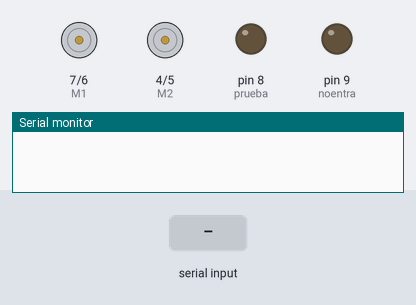
The sketch below on a simulated Arduino Uno, built with avr-gcc and run on an emulated ATmega328P. Shown: direction and speed pins drawn as motors (green arrow = direction pin HIGH = forward, orange = LOW = backward, longer = more drive), output pins drawn as LEDs (lit = HIGH), the last lines printed to the serial monitor. The test bench sets the inputs (shaded band).

Above: at 1.2 s.
1.3 s: "W" received over Serial
At 3.4 s:
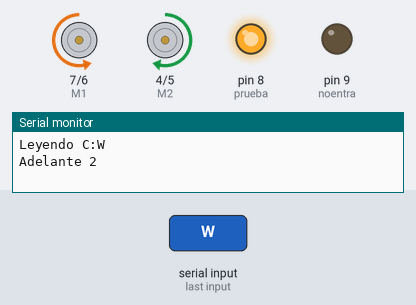
3.8 s: "S" received over Serial
At 5.6 s:
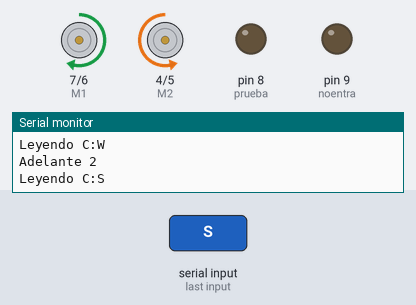
6.8 s: "A" received over Serial
At 8.8 s:
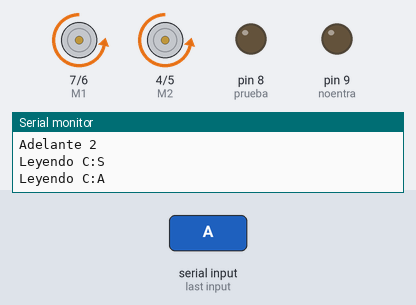
9.3 s: "D" received over Serial
At 10.6 s:
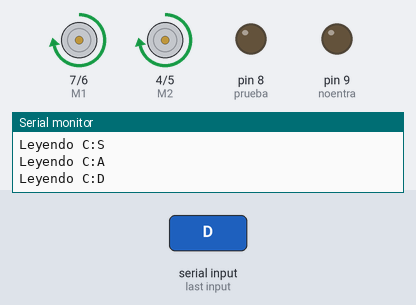
11.7 s: "Q" received over Serial
At 13.7 s:
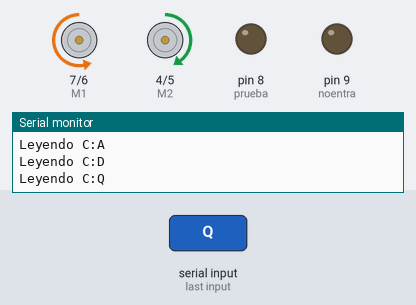
14.2 s: "E" received over Serial
At 15.6 s:
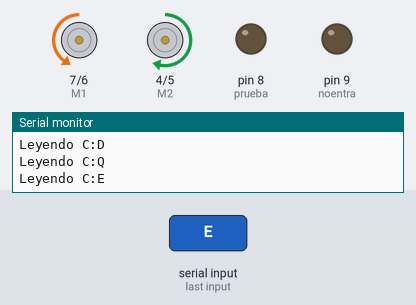
Timing chart, 0 to 17.2 s (numbered marks = the images above; inputs shaded):
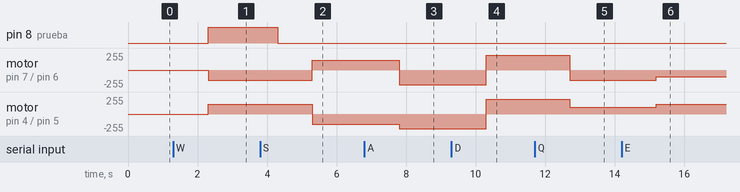

Measured:
- after the input at 1.3 s, pin 8 (prueba): LOW → HIGH after 1.0 s; motor on pin 7 (M1) / pin 6 (E1): stopped → backward 150/255 after 1.0 s; motor on pin 4 (M2) / pin 5 (E2): stopped → forward 150/255 after 1.0 s
- after the input at 3.8 s, motor on pin 7 (M1) / pin 6 (E1): backward 150/255 → forward 150/255 after 1.5 s; motor on pin 4 (M2) / pin 5 (E2): forward 150/255 → backward 150/255 after 1.5 s
- after the input at 6.8 s, motor on pin 7 (M1) / pin 6 (E1): forward 150/255 → backward 220/255 after 1.0 s; motor on pin 4 (M2) / pin 5 (E2): backward 150/255 → backward 220/255 after 1.0 s
- after the input at 9.3 s, motor on pin 7 (M1) / pin 6 (E1), motor on pin 4 (M2) / pin 5 (E2): backward 220/255 → forward 220/255 after 1.0 s
- after the input at 11.7 s, motor on pin 7 (M1) / pin 6 (E1): forward 220/255 → backward 150/255 after 1.0 s; motor on pin 4 (M2) / pin 5 (E2): forward 220/255 → forward 100/255 after 1.0 s
- after the input at 14.2 s, motor on pin 7 (M1) / pin 6 (E1): backward 150/255 → backward 100/255 after 1.0 s; motor on pin 4 (M2) / pin 5 (E2): forward 100/255 → forward 150/255 after 1.0 s

The sketch:

control_manual_arduino.ino
```cpp
// Motor A DERECHO
int E1 = 6;
int M1 = 7;

// Motor B IZQUIERDO
int E2 = 5;
int M2 = 4;

//En esta función indicamos la inicializacion de las señales de salida, en este caso, los dos motores. Además inicalizamos el puerto serie para ver lo que obtenemos
//Esto solo se ejecuta una vez
int prueba = 8;
int noentra =9;
void setup ()
{
 // Declaramos todos los pines como salidas
 pinMode (M1, OUTPUT);
 pinMode (M2, OUTPUT);
 pinMode(prueba, OUTPUT);
 pinMode(noentra, OUTPUT);
 Serial.begin(9600);//Inicializamos el puerto serie a los baudios correspondientes
 digitalWrite(prueba, LOW);
 digitalWrite(noentra,LOW);
}
 //Ahora de manera independiente vamos a crear las distintas funciones que moveran el robot en distintos sentidos.
 //Estas funciones permiten una mejor organización en el código ya que cuando queramos usarlas solo tienen que ser llamadas,
 //no hace falta escribir todo lo que hacen cada vez que se usen.


void loop() {
  digitalWrite(prueba,LOW);
  digitalWrite(noentra, LOW);

  //Este bucle ejecuta las funciones explicadas más arriba. La raspberry es quien da las ordenes a la placa arduino, quien ejecuta las
  //funciones de movimiento. Para ello tiene que leer lo que se escriba por teclado.

   while (!Serial.available())
  {
    ; // Espero
  }


  String teststr = Serial.readString();  //read until timeout
  //digitalWrite(prueba,LOW);
  char c[50];
  teststr.toCharArray(c, 50);
  Serial.print("Leyendo C:");
  Serial.println(c);
  // remove any \r \n whitespace at the end of the String
  //Serial.println(teststr);
   if (c[0] == 'W') { //Si es una 'W', avanza hacie delante
         Serial.println("Adelante 2");
         digitalWrite(prueba,HIGH);
         //Adelante();
         digitalWrite (M1, LOW);
          analogWrite (E1,150); //Velocidad motor A
            //Direccion motor B
          digitalWrite (M2, HIGH);
          analogWrite (E2,150); //Velocidad motor B
         delay(2000);
      }
    else if (c[0] == 'S'){ //Atras()
        //Direccion motor A
        digitalWrite (M1, HIGH);
        analogWrite (E1,150); //Velocidad motor A
        //Direccion motor B
        digitalWrite (M2, LOW);
        analogWrite (E2,150); //Velocidad motor B
    }
    else if (c[0] == 'A'){ //Izquierda
        //Direccion motor A
        digitalWrite (M1, LOW);
        analogWrite (E1,220); //Velocidad motor A
          //Direccion motor B
        digitalWrite (M2, LOW);
        analogWrite (E2,220); //Velocidad motor B
     }
    else if (c[0] == 'D'){ //Derecha
      //Direccion motor A
        digitalWrite (M1, HIGH);
        analogWrite (E1,220); //Velocidad motor A
      //Direccion motor B
        digitalWrite (M2, HIGH);
        analogWrite (E2,220); //Velocidad motor B
    }
    else if (c[0] == 'Q'){ //Avanza y gira hacia la izquierda
        //Direccion motor A
        digitalWrite (M1, LOW);
        analogWrite (E1,150); //Velocidad motor A
        //Direccion motor B
        digitalWrite (M2, HIGH);
        analogWrite (E2,100); //Velocidad motor B
    }
    else if (c[0] == 'E'){ //Avanza y gira a la derecha
        //Direccion motor A
        digitalWrite (M1, LOW);
        analogWrite (E1,100); //Velocidad motor A
        //Direccion motor B
        digitalWrite (M2, HIGH);
        analogWrite (E2,150); //Velocidad motor B
    }
    else if (c[0] == 'Z') { //Izquierda y atrás
        //Direccion motor A
        digitalWrite (M1, HIGH);
        analogWrite (E1,150); //Velocidad motor A
        //Direccion motor B
        digitalWrite (M2, LOW);
        analogWrite (E2,100); //Velocidad motor B

    }
    else if (c[0] == 'C'){ //Atrás y derecha
        //Direccion motor A
        digitalWrite (M1, HIGH);
        analogWrite (E1,100); //Velocidad motor A
        //Direccion motor B
        digitalWrite (M2, LOW);
        analogWrite (E2,150); //Velocidad motor B
    }
    else if (c[0] == 'X') { //Parar
        //Direccion motor A
        digitalWrite (M1, LOW);
        analogWrite (E1,0); //Velocidad motor A
        //Direccion motor B
        digitalWrite (M2, HIGH);
        analogWrite (E2,0); //Velocidad motor B
    }
    else if (c[0] == 'T'){ //Turbo
        //Direccion motor A
        digitalWrite (M1, LOW);
        analogWrite (E1,250); //Velocidad motor A
        //Direccion motor B
        digitalWrite (M2, HIGH);
        analogWrite (E2,250); //Velocidad motor B
    }
    else {
       digitalWrite(noentra,HIGH);
       delay(2000);
    }

}
```
